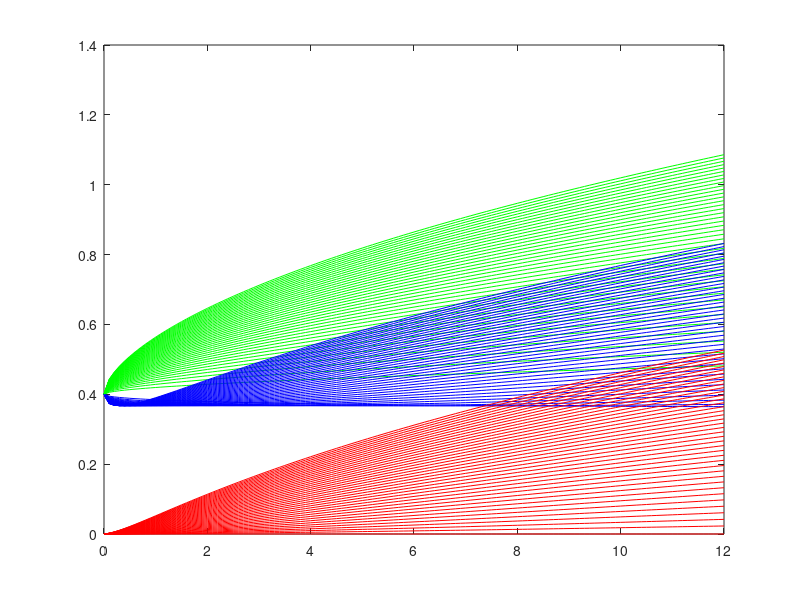

Here is the MATLAB script that generated this plot:
%accurate Landau level
%no E field
%parameters:
g1 = 0.4;
B = 0:0.1:12;
n = 40;

E1 = zeros(n+1,length(B));
E2 = E1;
E3 = E1;
head = 'plot(';
nmax = n;
n = 0;

DeltaB = 0.03519960458095233*sqrt(B);
coef_b = -2*g1^2 - 3*(n + 1)*DeltaB.^2;
coef_c = g1^4 + 2*(1 + n)*g1^2 *DeltaB.^2 + (2 + 6 *n + 3 *n^2)*DeltaB.^4;
coef_d = -n *(n + 1)* (n + 2)* DeltaB.^6;
coef_R = -coef_b.^3/27 + coef_b.* coef_c/6 - coef_d/2;
coef_Q = coef_b.^2/9 - coef_c/3;
coef_theta = acos(coef_R./sqrt(coef_Q.^3));
E1(1,:) = sqrt(2 *sqrt(coef_Q).*cos((coef_theta + 2 *pi)/3) - coef_b/3);
E2(1,:) = sqrt(2 *sqrt(coef_Q).*cos((coef_theta + 4 *pi)/3) - coef_b/3);
E3(1,:) = sqrt(2 *sqrt(coef_Q).*cos((coef_theta)/3) - coef_b/3);
figure;
cmd = [head 'B,E1(1,:),''r'',B,E2(1,:),''b'',B,E3(1,:),''g'''];
for n = 1:nmax
    coef_b = -2*g1^2 - 3*(n + 1)*DeltaB.^2;
    coef_c = g1^4 + 2*(1 + n)*g1^2 *DeltaB.^2 + (2 + 6 *n + 3 *n^2)*DeltaB.^4;
    coef_d = -n *(n + 1)* (n + 2)* DeltaB.^6;
    coef_R = -coef_b.^3/27 + coef_b.* coef_c/6 - coef_d/2;
    coef_Q = coef_b.^2/9 - coef_c/3;
    coef_theta = acos(coef_R./sqrt(coef_Q.^3));
    E1(n+1,:) = sqrt(2 *sqrt(coef_Q).*cos((coef_theta + 2 *pi)/3) - coef_b/3);
    E2(n+1,:) = sqrt(2 *sqrt(coef_Q).*cos((coef_theta + 4 *pi)/3) - coef_b/3);
    E3(n+1,:) = sqrt(2 *sqrt(coef_Q).*cos((coef_theta)/3) - coef_b/3);
    cmd = [cmd ',B,E1(' num2str(n+1) ',:),''r'',B,E2(' num2str(n+1) ',:),''b'',B,E3(' num2str(n+1) ',:),''g'''];
end
cmd = [cmd ');'];
eval(cmd);

